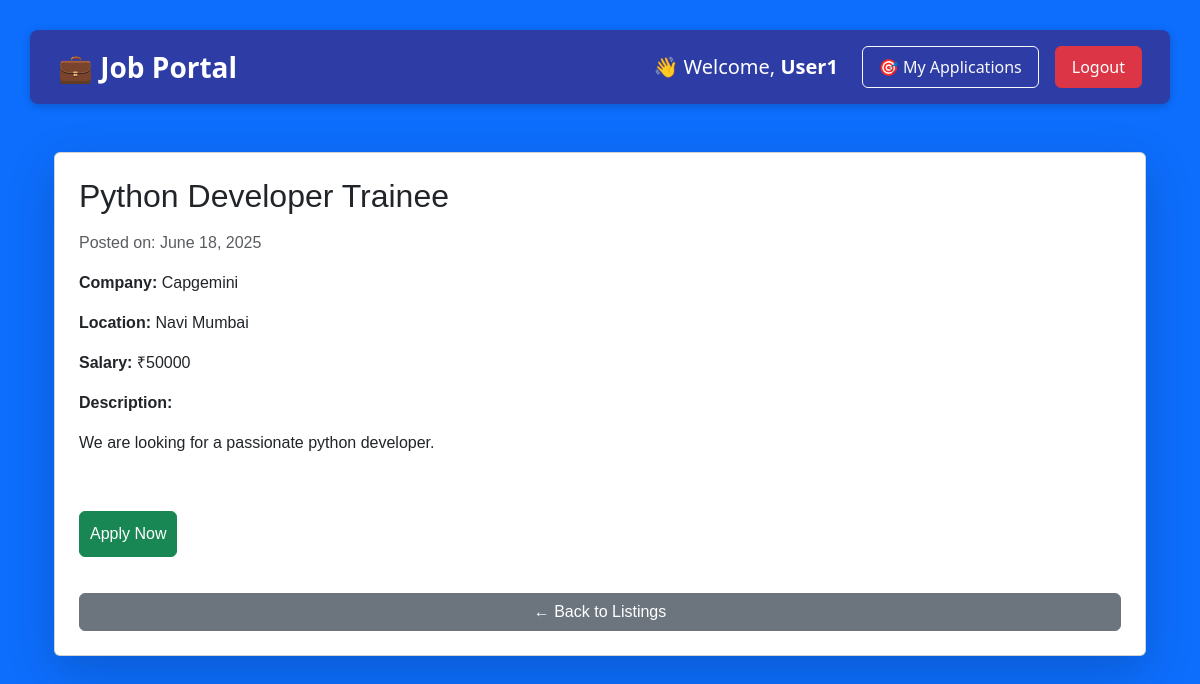
The app's page /job/1/ (signed in) with its own data.
### jobapp/models.py (models this page shows, shortened)
class Job(models.Model):
    title = models.CharField(max_length=100)
    description = models.TextField()
    category = models.CharField(max_length=50, choices=JOB_CATEGORIES, default='Software')
    company = models.CharField(max_length=100)
    location = models.CharField(max_length=100)
    salary = models.IntegerField()
    posted_by = models.ForeignKey(User, on_delete=models.CASCADE, related_name='jobs')
    posted_on = models.DateTimeField(default=timezone.now)

### jobapp/views.py (the view)
# urls.py: path('job/<int:job_id>/', views.job_detail, name='job_detail'),
@login_required
def job_detail(request, job_id):
    job = get_object_or_404(Job, pk=job_id)
    if request.user.userprofile.role == "Job Seeker":
        if request.method == "POST":
            existing = Application.objects.filter(job=job, applicant=request.user).first()
            if not existing:
                Application.objects.create(job=job, applicant=request.user)
            return redirect('my_applications')
    return render(request, 'jobapp/job_detail.html', {'job': job})

### jobapp/templates/jobapp/job_detail.html (shortened to what this page needs)
{% extends 'jobapp/home.html' %}
{% load static %}
{% block content %}
<div class="container mt-5">
    <div class="card shadow-lg p-4">
        <h2 class="mb-3">{{ job.title }}</h2>
        <p class="text-muted">Posted on: {{ job.posted_on|date:"F j, Y" }}</p>
        <p><strong>Company:</strong> {{ job.company }}</p>
        <p><strong>Location:</strong> {{ job.location }}</p>
        <p><strong>Salary:</strong> ₹{{ job.salary }}</p>
        <p><strong>Description:</strong></p>
        <p>{{ job.description }}</p>
        {% if request.user.is_authenticated and request.user.userprofile.role == "Job Seeker" %}
            <form method="post" class="mt-4">
                <a href="{% url 'apply_job' job.id %}" class="btn btn-success mt-3">Apply Now</a>
            </form>
        {% endif %}
        <a href="{% url 'home' %}" class="btn btn-secondary mt-3">← Back to Listings</a>
    </div>
</div>
{% endblock %}

### jobapp/templates/jobapp/base.html (shortened to what this page needs)
{% load static %}
<!DOCTYPE html>
<html lang="en">
<head>
    <link href="https://cdn.jsdelivr.net/npm/bootstrap@5.3.2/dist/css/bootstrap.min.css" rel="stylesheet">
    <link rel="stylesheet" href="{% static 'jobapp/style.css' %}">
</head>
<body class="bg-primary text-white">
<div class="navbar-custom d-flex justify-content-between align-items-center p-3">
  <div class="container-fluid d-flex justify-content-between align-items-center">
    <a class="text-white fs-3 fw-bold text text-decoration-none" href="#">
      💼 Job Portal
    </a>
    <div class="d-flex align-items-center">
      {% if request.user.is_authenticated %}
        <span class="text-white me-4 fs-5">👋 Welcome, <strong>{{ request.user.username }}</strong></span>
        {% if request.user.userprofile.role == "Job Seeker" %}
          <a href="{% url 'my_applications' %}" class="btn btn-outline-light me-3 fs-6 px-3 py-2">🎯 My Applications</a>
        {% elif request.user.userprofile.role == "Employer" %}
          <a href="{% url 'my_jobs' %}" class="btn btn-outline-light me-3 fs-6 px-3 py-2">📋 My Jobs</a>
        {% endif %}
        <a href="{% url 'logout' %}" class="btn btn-danger fs-6 px-3 py-2">Logout</a>
      {% endif %}
    </div>
  </div>
</div>
    <div class="container mt-4">
        {% block content %}{% endblock %}
    </div>
</body>
</html>

### jobapp/static/jobapp/style.css (style rules this page uses)
body { font-family: Arial, sans-serif; padding: 20px; background-color: #f4f4f4; }
form { margin-bottom: 20px; }
body { background-color: rgb(45, 61, 165) !important; }
body { font-family: Arial, sans-serif; padding: 30px; background-color: #f4f4f4; }
body { background: #f0f2f5; }
.btn-success { font-weight: 500; padding: 10px; font-size: 16px; }
.navbar-custom { display: flex; justify-content: space-between; align-items: center; background-color: rgb(45, 61, 165); padding: 14px 30px; color: white; font-family: 'Segoe UI', sans-serif; border-radius: 8px; box-shadow: 0 2px 8px rgba(0, 0, 0, 0.2); margin-bottom: 30px; }

### records on screen
Job: title "Python Developer Trainee", posted_on "June 18, 2025", company "Capgemini", location "Navi Mumbai", salary "50000", description "We are looking for a passionate python developer."

### other values on screen
{{ request.user.username }} "User1"
